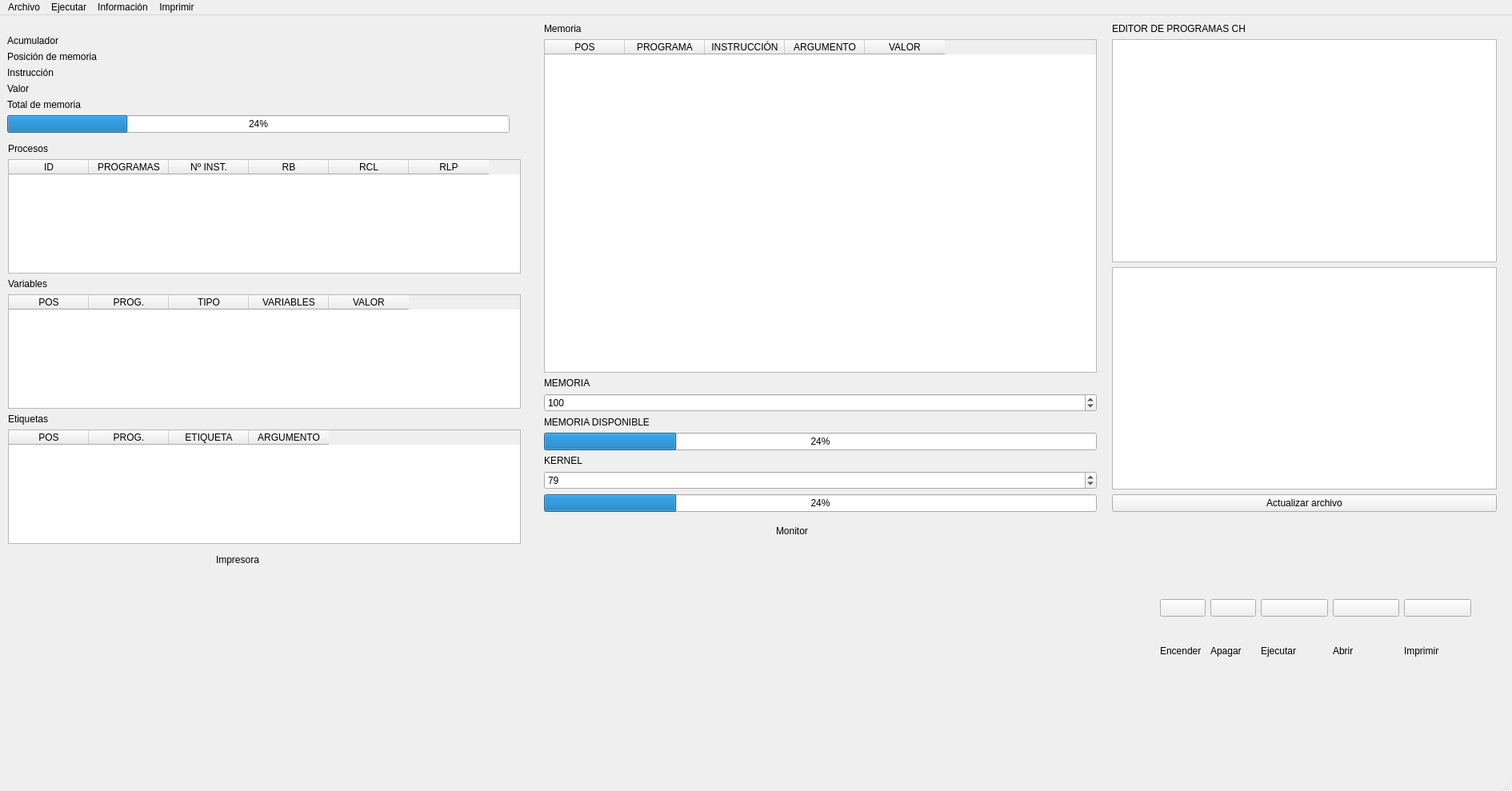
<?xml version="1.0" encoding="UTF-8"?>
<ui version="4.0">
 <class>CH_MAQUINA</class>
 <widget class="QMainWindow" name="CH_MAQUINA">
  <property name="geometry">
   <rect>
    <x>0</x>
    <y>0</y>
    <width>1890</width>
    <height>989</height>
   </rect>
  </property>
  <property name="windowTitle">
   <string>Sistema Operativo CH - MÁQUINA</string>
  </property>
  <property name="windowIcon">
   <iconset>
    <normaloff>iconosistema.png</normaloff>iconosistema.png</iconset>
  </property>
  <widget class="QWidget" name="centralwidget">
   <widget class="QWidget" name="gridLayoutWidget">
    <property name="geometry">
     <rect>
      <x>9</x>
      <y>-1</y>
      <width>641</width>
      <height>148</height>
     </rect>
    </property>
    <layout class="QGridLayout" name="gridLayout">
     <item row="1" column="1">
      <widget class="QLabel" name="acumulador">
       <property name="text">
        <string/>
       </property>
      </widget>
     </item>
     <item row="3" column="1">
      <widget class="QLabel" name="instrucci">
       <property name="text">
        <string/>
       </property>
      </widget>
     </item>
     <item row="4" column="0">
      <widget class="QLabel" name="label_4">
       <property name="text">
        <string>Valor</string>
       </property>
      </widget>
     </item>
     <item row="5" column="1">
      <widget class="QLabel" name="totalMemoria">
       <property name="text">
        <string/>
       </property>
      </widget>
     </item>
     <item row="2" column="0">
      <widget class="QLabel" name="label_2">
       <property name="text">
        <string>Posición de memoria</string>
       </property>
      </widget>
     </item>
     <item row="5" column="0">
      <widget class="QLabel" name="label_5">
       <property name="text">
        <string>Total de memoria</string>
       </property>
      </widget>
     </item>
     <item row="2" column="1">
      <widget class="QLabel" name="pos_mem">
       <property name="text">
        <string/>
       </property>
      </widget>
     </item>
     <item row="3" column="0">
      <widget class="QLabel" name="label_3">
       <property name="text">
        <string>Instrucción</string>
       </property>
      </widget>
     </item>
     <item row="0" column="0">
      <spacer name="verticalSpacer">
       <property name="orientation">
        <enum>Qt::Vertical</enum>
       </property>
       <property name="sizeHint" stdset="0">
        <size>
         <width>20</width>
         <height>40</height>
        </size>
       </property>
      </spacer>
     </item>
     <item row="4" column="1">
      <widget class="QLabel" name="valor">
       <property name="text">
        <string/>
       </property>
      </widget>
     </item>
     <item row="1" column="0">
      <widget class="QLabel" name="label">
       <property name="text">
        <string>Acumulador</string>
       </property>
      </widget>
     </item>
     <item row="6" column="0">
      <widget class="QProgressBar" name="pbTotalMen">
       <property name="value">
        <number>24</number>
       </property>
      </widget>
     </item>
    </layout>
   </widget>
   <widget class="QWidget" name="gridLayoutWidget_2">
    <property name="geometry">
     <rect>
      <x>680</x>
      <y>10</y>
      <width>691</width>
      <height>611</height>
     </rect>
    </property>
    <layout class="QGridLayout" name="gridLayout_2">
     <item row="10" column="0">
      <widget class="QSpinBox" name="spinKernel">
       <property name="maximum">
        <number>999</number>
       </property>
       <property name="value">
        <number>79</number>
       </property>
      </widget>
     </item>
     <item row="9" column="0">
      <widget class="QLabel" name="label_11">
       <property name="text">
        <string>KERNEL</string>
       </property>
      </widget>
     </item>
     <item row="4" column="0">
      <widget class="QTableWidget" name="memoria">
       <column>
        <property name="text">
         <string>POS</string>
        </property>
       </column>
       <column>
        <property name="text">
         <string>PROGRAMA</string>
        </property>
       </column>
       <column>
        <property name="text">
         <string>INSTRUCCIÓN</string>
        </property>
       </column>
       <column>
        <property name="text">
         <string>ARGUMENTO</string>
        </property>
       </column>
       <column>
        <property name="text">
         <string>VALOR</string>
        </property>
       </column>
      </widget>
     </item>
     <item row="0" column="0">
      <widget class="QLabel" name="label_9">
       <property name="text">
        <string>Memoria</string>
       </property>
      </widget>
     </item>
     <item row="8" column="0">
      <widget class="QProgressBar" name="pbMemoria">
       <property name="value">
        <number>24</number>
       </property>
      </widget>
     </item>
     <item row="11" column="0">
      <widget class="QProgressBar" name="pbKernel">
       <property name="value">
        <number>24</number>
       </property>
      </widget>
     </item>
     <item row="5" column="0">
      <widget class="QLabel" name="label_10">
       <property name="text">
        <string>MEMORIA</string>
       </property>
      </widget>
     </item>
     <item row="6" column="0">
      <widget class="QSpinBox" name="spinMemoria">
       <property name="suffix">
        <string/>
       </property>
       <property name="minimum">
        <number>0</number>
       </property>
       <property name="maximum">
        <number>9999</number>
       </property>
       <property name="value">
        <number>100</number>
       </property>
      </widget>
     </item>
     <item row="7" column="0">
      <widget class="QLabel" name="label_16">
       <property name="text">
        <string>MEMORIA DISPONIBLE</string>
       </property>
      </widget>
     </item>
    </layout>
   </widget>
   <widget class="QWidget" name="gridLayoutWidget_4">
    <property name="geometry">
     <rect>
      <x>1450</x>
      <y>730</y>
      <width>389</width>
      <height>101</height>
     </rect>
    </property>
    <layout class="QGridLayout" name="gridLayout_4">
     <item row="1" column="1">
      <widget class="QLabel" name="label_22">
       <property name="text">
        <string>Apagar</string>
       </property>
      </widget>
     </item>
     <item row="1" column="0">
      <widget class="QLabel" name="label_21">
       <property name="text">
        <string>Encender</string>
       </property>
      </widget>
     </item>
     <item row="0" column="0">
      <widget class="QPushButton" name="encender">
       <property name="maximumSize">
        <size>
         <width>57</width>
         <height>57</height>
        </size>
       </property>
       <property name="text">
        <string/>
       </property>
       <property name="icon">
        <iconset>
         <normalon>on.png</normalon>
        </iconset>
       </property>
       <property name="iconSize">
        <size>
         <width>57</width>
         <height>57</height>
        </size>
       </property>
      </widget>
     </item>
     <item row="0" column="1">
      <widget class="QPushButton" name="apagar">
       <property name="maximumSize">
        <size>
         <width>57</width>
         <height>57</height>
        </size>
       </property>
       <property name="autoFillBackground">
        <bool>false</bool>
       </property>
       <property name="text">
        <string/>
       </property>
       <property name="icon">
        <iconset>
         <normaloff>on.png</normaloff>on.png</iconset>
       </property>
       <property name="iconSize">
        <size>
         <width>57</width>
         <height>57</height>
        </size>
       </property>
      </widget>
     </item>
     <item row="0" column="5">
      <widget class="QPushButton" name="imprimir">
       <property name="text">
        <string/>
       </property>
       <property name="icon">
        <iconset>
         <normaloff>Imprimir.png</normaloff>Imprimir.png</iconset>
       </property>
       <property name="iconSize">
        <size>
         <width>57</width>
         <height>57</height>
        </size>
       </property>
      </widget>
     </item>
     <item row="0" column="2">
      <widget class="QPushButton" name="ejecutar">
       <property name="text">
        <string/>
       </property>
       <property name="icon">
        <iconset>
         <normaloff>ejecutar.png</normaloff>ejecutar.png</iconset>
       </property>
       <property name="iconSize">
        <size>
         <width>57</width>
         <height>57</height>
        </size>
       </property>
      </widget>
     </item>
     <item row="1" column="5">
      <widget class="QLabel" name="label_25">
       <property name="text">
        <string>Imprimir</string>
       </property>
      </widget>
     </item>
     <item row="1" column="2">
      <widget class="QLabel" name="label_23">
       <property name="text">
        <string>Ejecutar</string>
       </property>
      </widget>
     </item>
     <item row="0" column="3">
      <widget class="QPushButton" name="abrir">
       <property name="text">
        <string/>
       </property>
       <property name="icon">
        <iconset>
         <normaloff>Abrir.png</normaloff>Abrir.png</iconset>
       </property>
       <property name="iconSize">
        <size>
         <width>57</width>
         <height>57</height>
        </size>
       </property>
      </widget>
     </item>
     <item row="1" column="3">
      <widget class="QLabel" name="label_24">
       <property name="text">
        <string>Abrir</string>
       </property>
      </widget>
     </item>
    </layout>
   </widget>
   <widget class="QLabel" name="label_12">
    <property name="geometry">
     <rect>
      <x>970</x>
      <y>630</y>
      <width>91</width>
      <height>29</height>
     </rect>
    </property>
    <property name="text">
     <string>Monitor</string>
    </property>
   </widget>
   <widget class="QLabel" name="label_13">
    <property name="geometry">
     <rect>
      <x>820</x>
      <y>670</y>
      <width>350</width>
      <height>250</height>
     </rect>
    </property>
    <property name="maximumSize">
     <size>
      <width>350</width>
      <height>250</height>
     </size>
    </property>
    <property name="text">
     <string/>
    </property>
    <property name="pixmap">
     <pixmap>monitor.png</pixmap>
    </property>
    <property name="scaledContents">
     <bool>true</bool>
    </property>
   </widget>
   <widget class="QLabel" name="label_14">
    <property name="geometry">
     <rect>
      <x>270</x>
      <y>660</y>
      <width>61</width>
      <height>41</height>
     </rect>
    </property>
    <property name="text">
     <string>Impresora</string>
    </property>
   </widget>
   <widget class="QLabel" name="label_15">
    <property name="geometry">
     <rect>
      <x>140</x>
      <y>680</y>
      <width>350</width>
      <height>250</height>
     </rect>
    </property>
    <property name="maximumSize">
     <size>
      <width>350</width>
      <height>250</height>
     </size>
    </property>
    <property name="text">
     <string/>
    </property>
    <property name="pixmap">
     <pixmap>impresora.png</pixmap>
    </property>
    <property name="scaledContents">
     <bool>true</bool>
    </property>
   </widget>
   <widget class="QLabel" name="monitor">
    <property name="geometry">
     <rect>
      <x>820</x>
      <y>680</y>
      <width>331</width>
      <height>161</height>
     </rect>
    </property>
    <property name="text">
     <string/>
    </property>
   </widget>
   <widget class="QLabel" name="impresora">
    <property name="geometry">
     <rect>
      <x>180</x>
      <y>700</y>
      <width>241</width>
      <height>81</height>
     </rect>
    </property>
    <property name="text">
     <string/>
    </property>
   </widget>
   <widget class="QWidget" name="verticalLayoutWidget">
    <property name="geometry">
     <rect>
      <x>10</x>
      <y>160</y>
      <width>641</width>
      <height>501</height>
     </rect>
    </property>
    <layout class="QVBoxLayout" name="verticalLayout">
     <item>
      <widget class="QLabel" name="label_6">
       <property name="text">
        <string>Procesos</string>
       </property>
      </widget>
     </item>
     <item>
      <widget class="QTableWidget" name="procesos">
       <column>
        <property name="text">
         <string>ID</string>
        </property>
       </column>
       <column>
        <property name="text">
         <string>PROGRAMAS</string>
        </property>
       </column>
       <column>
        <property name="text">
         <string>Nº INST.</string>
        </property>
       </column>
       <column>
        <property name="text">
         <string>RB</string>
        </property>
       </column>
       <column>
        <property name="text">
         <string>RCL</string>
        </property>
       </column>
       <column>
        <property name="text">
         <string>RLP</string>
        </property>
       </column>
      </widget>
     </item>
     <item>
      <widget class="QLabel" name="label_7">
       <property name="text">
        <string>Variables</string>
       </property>
      </widget>
     </item>
     <item>
      <widget class="QTableWidget" name="variables">
       <column>
        <property name="text">
         <string>POS</string>
        </property>
       </column>
       <column>
        <property name="text">
         <string>PROG.</string>
        </property>
       </column>
       <column>
        <property name="text">
         <string>TIPO</string>
        </property>
       </column>
       <column>
        <property name="text">
         <string>VARIABLES</string>
        </property>
       </column>
       <column>
        <property name="text">
         <string>VALOR</string>
        </property>
       </column>
      </widget>
     </item>
     <item>
      <widget class="QLabel" name="label_8">
       <property name="text">
        <string>Etiquetas</string>
       </property>
      </widget>
     </item>
     <item>
      <widget class="QTableWidget" name="etiquetas">
       <column>
        <property name="text">
         <string>POS</string>
        </property>
       </column>
       <column>
        <property name="text">
         <string>PROG.</string>
        </property>
       </column>
       <column>
        <property name="text">
         <string>ETIQUETA</string>
        </property>
       </column>
       <column>
        <property name="text">
         <string>ARGUMENTO</string>
        </property>
       </column>
      </widget>
     </item>
    </layout>
   </widget>
   <widget class="QWidget" name="verticalLayoutWidget_2">
    <property name="geometry">
     <rect>
      <x>1390</x>
      <y>10</y>
      <width>481</width>
      <height>611</height>
     </rect>
    </property>
    <layout class="QVBoxLayout" name="verticalLayout_2">
     <item>
      <widget class="QLabel" name="label_17">
       <property name="text">
        <string>EDITOR DE PROGRAMAS CH</string>
       </property>
      </widget>
     </item>
     <item>
      <widget class="QPlainTextEdit" name="editProgr"/>
     </item>
     <item>
      <widget class="QTextEdit" name="errores"/>
     </item>
     <item>
      <widget class="QPushButton" name="analizarSinta">
       <property name="text">
        <string>Actualizar archivo</string>
       </property>
      </widget>
     </item>
    </layout>
   </widget>
  </widget>
  <widget class="QMenuBar" name="menubar">
   <property name="geometry">
    <rect>
     <x>0</x>
     <y>0</y>
     <width>1890</width>
     <height>26</height>
    </rect>
   </property>
   <widget class="QMenu" name="menuArchivo">
    <property name="title">
     <string>Archivo</string>
    </property>
    <addaction name="actionEncender"/>
    <addaction name="actionApagar"/>
    <addaction name="actionCargar_Programa"/>
    <addaction name="actionSalir_del_S_O"/>
   </widget>
   <widget class="QMenu" name="menuEjecutar">
    <property name="title">
     <string>Ejecutar</string>
    </property>
    <addaction name="actionPrograma"/>
    <addaction name="actionPaso_a_paso"/>
   </widget>
   <widget class="QMenu" name="menuInformaci_n">
    <property name="title">
     <string>Información</string>
    </property>
   </widget>
   <widget class="QMenu" name="menuImprimir">
    <property name="title">
     <string>Imprimir</string>
    </property>
   </widget>
   <addaction name="menuArchivo"/>
   <addaction name="menuEjecutar"/>
   <addaction name="menuInformaci_n"/>
   <addaction name="menuImprimir"/>
  </widget>
  <widget class="QStatusBar" name="statusbar"/>
  <action name="actionEncender">
   <property name="checkable">
    <bool>false</bool>
   </property>
   <property name="text">
    <string>Encender</string>
   </property>
  </action>
  <action name="actionApagar">
   <property name="text">
    <string>Apagar</string>
   </property>
  </action>
  <action name="actionCargar_Programa">
   <property name="text">
    <string>Cargar Programa</string>
   </property>
  </action>
  <action name="actionPrograma">
   <property name="text">
    <string>Programa</string>
   </property>
  </action>
  <action name="actionSalir_del_S_O">
   <property name="text">
    <string>Salir del S.O.</string>
   </property>
  </action>
  <action name="actionPaso_a_paso">
   <property name="text">
    <string>Paso a paso</string>
   </property>
  </action>
 </widget>
 <resources/>
 <connections>
  <connection>
   <sender>actionSalir_del_S_O</sender>
   <signal>triggered()</signal>
   <receiver>CH_MAQUINA</receiver>
   <slot>close()</slot>
   <hints>
    <hint type="sourcelabel">
     <x>-1</x>
     <y>-1</y>
    </hint>
    <hint type="destinationlabel">
     <x>944</x>
     <y>494</y>
    </hint>
   </hints>
  </connection>
  <connection>
   <sender>actionEncender</sender>
   <signal>triggered()</signal>
   <receiver>actionEncender</receiver>
   <slot>trigger()</slot>
   <hints>
    <hint type="sourcelabel">
     <x>-1</x>
     <y>-1</y>
    </hint>
    <hint type="destinationlabel">
     <x>944</x>
     <y>494</y>
    </hint>
   </hints>
  </connection>
 </connections>
</ui>
